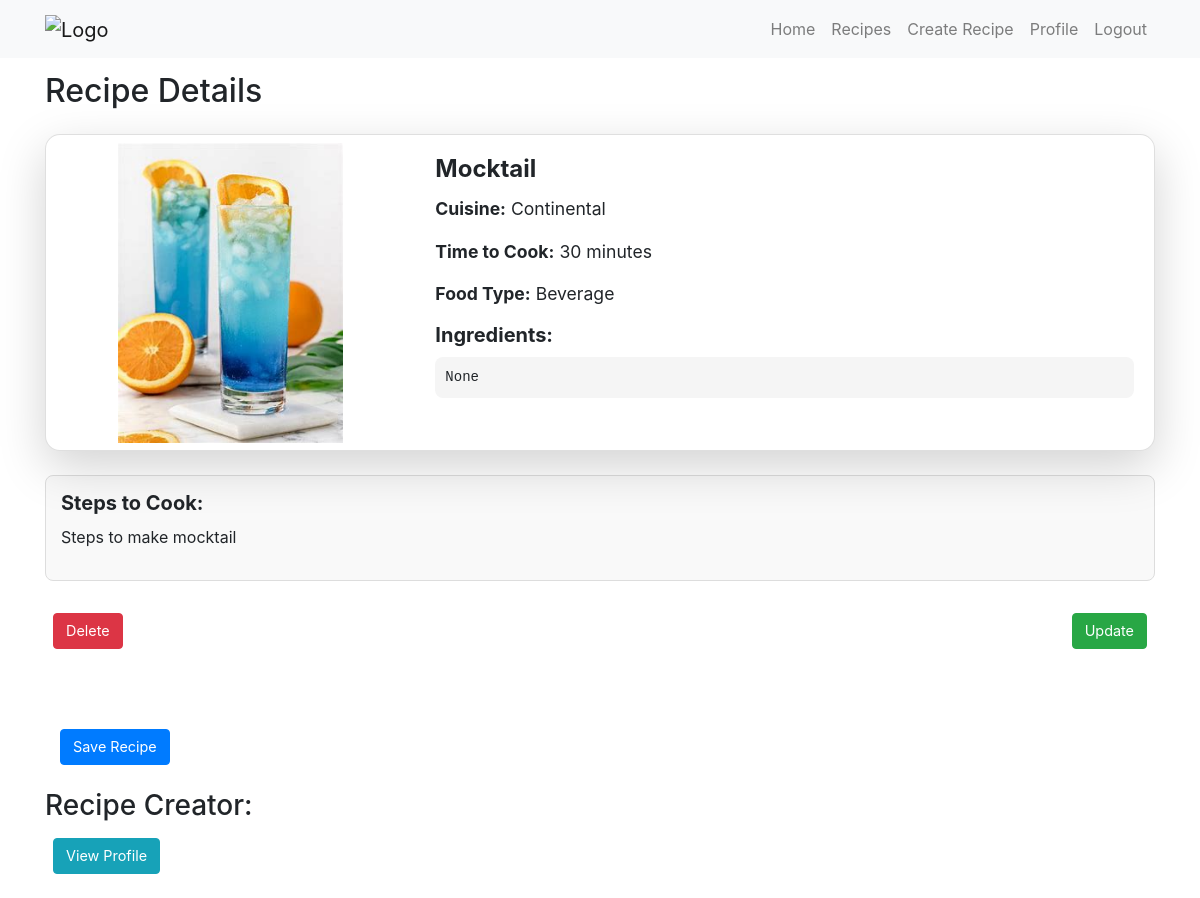
/recipe/recipe-detail/37, run on the app's committed database.
### recipe/models.py (models this page shows, shortened)
class RecipeModel(models.Model):
    chef = models.ForeignKey(get_user_model(),on_delete=models.CASCADE,related_name="RecipeModel_chef",null=True,blank=True)
    recipe_name = models.CharField(max_length=200)
    picture = models.ImageField(upload_to='recipes/',blank=True,null=True)
    cuisine = models.CharField(max_length=100, default='Unknown')
    time_to_cook = models.CharField(max_length=100,default=0)
    food_type = models.CharField(max_length=100,default='Unknown')
    description = models.TextField()
    ingredients = models.TextField(blank=True, null=True)
    updated_at = models.DateTimeField(auto_now=True)
    created_at = models.DateTimeField(auto_now_add=True, editable=False)

### recipe/views.py (the view)
# urls.py: path('recipe-detail/<int:id>',recipe_detail, name='recipe_detail'),
def recipe_detail(request,id):
    recipe = get_object_or_404(RecipeModel,id=id)
    creator_username = recipe.chef.username if recipe.chef else None
    context = {
        'recipe': recipe,
        'creator_username': creator_username
    }
    return render(request, 'recipe_detail.html', context)

### recipe/templates/recipe_detail.html (shortened to what this page needs)
{% extends "base.html" %}
{% block body %}
{% include "navbar.html" %}
<div class="container mt-5 pt-4">
    <h2 class="mb-4">Recipe Details</h2>
    <div class="card mb-4 shadow-lg">
        <div class="row g-0">
            <div class="col-md-4 d-flex justify-content-center align-items-center">
                <img src="{{ recipe.picture.url }}" class="img-fluid rounded-start" style="max-height: 300px; object-fit: cover;" alt="{{ recipe.recipe_name }}">
            </div>
            <div class="col-md-8">
                <div class="card-body">
                    <h3 class="card-title">{{ recipe.recipe_name }}</h3>
                    <p class="card-text"><strong>Cuisine:</strong> {{ recipe.cuisine }}</p>
                    <p class="card-text"><strong>Time to Cook:</strong> {{ recipe.time_to_cook }} minutes</p>
                    <p class="card-text"><strong>Food Type:</strong> {{ recipe.food_type }}</p>
                    <div class="mb-3">
                        <h4>Ingredients:</h4>
                        <pre>{{ recipe.ingredients }}</pre>
                    </div>
                </div>
            </div>
        </div>
    </div>
    <div class="steps-box mb-4">
        <h4>Steps to Cook:</h4>
        <p class="steps-text">{{ recipe.description }}</p>
    </div>
    <div class="d-flex justify-content-between">
        <form method="post" action="{% url 'delete_recipe_view' recipe.id %}">
            <button type="submit" class="btn btn-danger">Delete</button>
        </form>
        <a href="{% url 'update_recipe_view' recipe.id %}" class="btn btn-success">Update</a>
    </div>
    {% include "saving.html"%}
    {% if creator_username %}
    <div class="mt-4">
        <h3>Recipe Creator:</h3>
        <p>
            <a href="{% url 'profile_view' username=creator_username %}" class="btn btn-info">
                View Profile
            </a>
        </p>
    </div>
    {% endif %}
</div>
{% endblock %}

### recipe/templates/recipe_detail.html (style rules this page uses)
.card { border-radius: 15px; }
.card-title { font-size: 1.5rem; font-weight: bold; }
.card-text { font-size: 1.1rem; }
.btn { font-size: 0.9rem; }
.btn-danger, .btn-success, .btn-info { margin: 0.5rem; }
.steps-box { border: 1px solid #ddd; padding: 15px; border-radius: 8px; background-color: #f9f9f9; }
.steps-box h4 { font-size: 1.25rem; font-weight: bold; margin-bottom: 10px; }
.steps-text { white-space: pre-wrap; }
.card-body { display: flex; flex-direction: column; }
.card img { max-height: 300px; width: auto; }
.row.g-0 { margin: 0; }
.col-md-4, .col-md-8 { padding: 0; }
.mb-3 h4 { font-size: 1.25rem; font-weight: bold; margin-bottom: 10px; }
pre { background-color: #f5f5f5; padding: 10px; border-radius: 8px; white-space: pre-wrap; word-wrap: break-word; }

### data on the page
RecipeModel: picture (picture), recipe_name "Mocktail", cuisine "Continental", time_to_cook "30", food_type "Beverage", ingredients "None", description "Steps to make mocktail"
